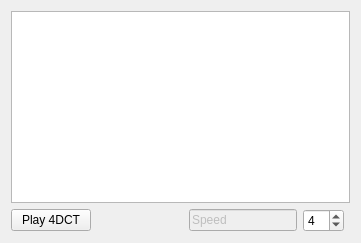
              <widget class="QWidget" name="tab_32">
               <attribute name="title">
                <string>Display</string>
               </attribute>
               <layout class="QGridLayout" name="gridLayout_31">
                <item row="1" column="3">
                 <widget class="QLineEdit" name="lineEdit_5">
                  <property name="enabled">
                   <bool>false</bool>
                  </property>
                  <property name="text">
                   <string>Speed</string>
                  </property>
                 </widget>
                </item>
                <item row="1" column="0">
                 <widget class="QPushButton" name="Play4D_Buttom">
                  <property name="text">
                   <string>Play 4DCT</string>
                  </property>
                  <property name="checkable">
                   <bool>true</bool>
                  </property>
                  <property name="checked">
                   <bool>false</bool>
                  </property>
                 </widget>
                </item>
                <item row="1" column="2">
                 <spacer name="horizontalSpacer_24">
                  <property name="orientation">
                   <enum>Qt::Orientation::Horizontal</enum>
                  </property>
                  <property name="sizeHint" stdset="0">
                   <size>
                    <width>40</width>
                    <height>20</height>
                   </size>
                  </property>
                 </spacer>
                </item>
                <item row="1" column="1">
                 <spacer name="horizontalSpacer_25">
                  <property name="orientation">
                   <enum>Qt::Orientation::Horizontal</enum>
                  </property>
                  <property name="sizeHint" stdset="0">
                   <size>
                    <width>40</width>
                    <height>20</height>
                   </size>
                  </property>
                 </spacer>
                </item>
                <item row="0" column="0" colspan="6">
                 <widget class="QTableWidget" name="CT4D_table_display"/>
                </item>
                <item row="1" column="4">
                 <widget class="QSpinBox" name="Play_DCT_speed">
                  <property name="minimum">
                   <number>1</number>
                  </property>
                  <property name="maximum">
                   <number>10</number>
                  </property>
                  <property name="value">
                   <number>4</number>
                  </property>
                 </widget>
                </item>
               </layout>
              </widget>
